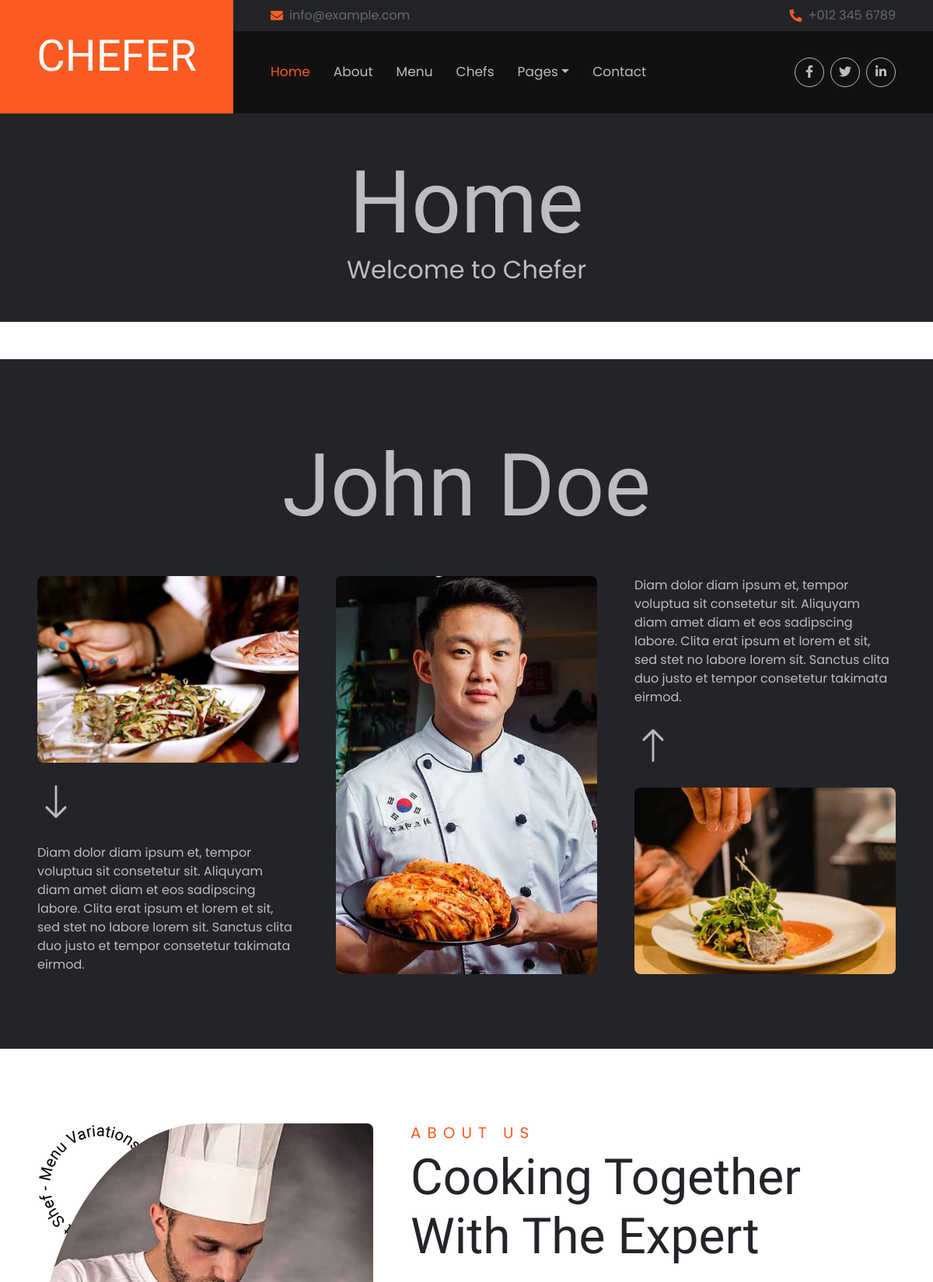
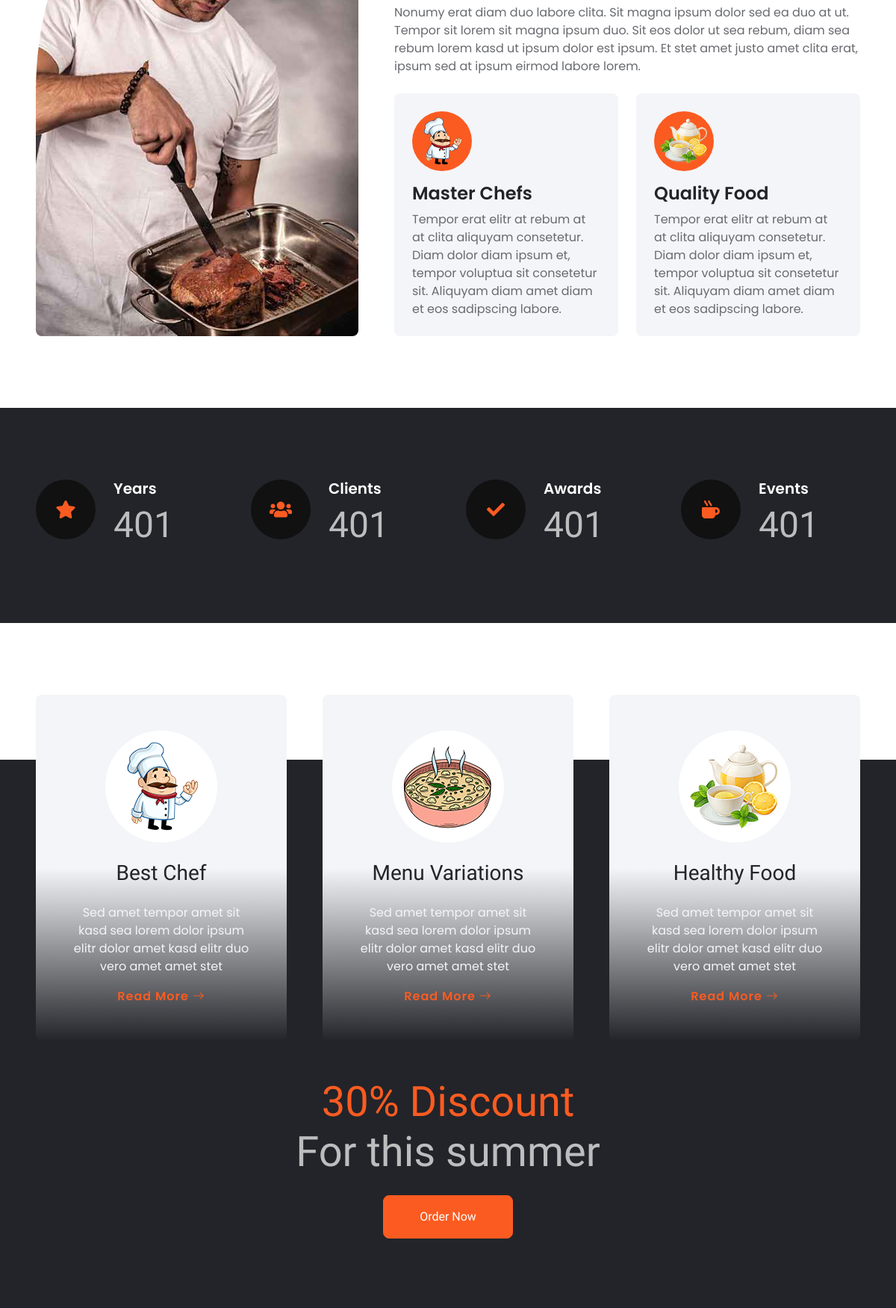
The page / (upper part) on the database its author committed (2 pictures, top to bottom).
### core/models.py (models this page shows, shortened)
class Feature(models.Model):
    title = models.CharField(max_length=100)
    description = models.TextField()
    image = models.ImageField(upload_to='features/')
    link = models.URLField(blank=True, null=True)
    discount_title = models.CharField(max_length=200, blank=True, null=True)
    discount = models.IntegerField(blank=True, null=True)

### core/views.py (the view)
# urls.py: path('', index, name='index'),
def index(request):
    features = get_cached_data(Feature, 'features')
    testimonials = get_cached_data(Testimonial, 'testimonials')
    team_members = get_cached_data(TeamMember, 'team_members')
    menus = Menu.objects.prefetch_related('dishes').all()
    blog_posts = get_cached_data(BlogPost, 'blog_posts', limit=3)
    chefs = get_cached_data(Chef, 'chefs')
    categories = get_cached_data(Category, 'categories')
    context = {
        'features': features,
        'testimonials': testimonials,
        'team_members': team_members,
        'menus': menus,
        'blog_posts': blog_posts,
        'chefs': chefs,
        'categories': categories,
        'page_title': 'Home',
        'page_subtitle': 'Welcome to Chefer',
    }
    return render(request, 'index.html', context)

### core/context_processors.py (called while the page is built)
def instagram_context(request):
    instagram_images = InstagramImage.objects.all()[:8]
    instagram_link = "https://www.instagram.com/"
    return {
        'instagram_images': instagram_images,
        'instagram_link': instagram_link,
    }

### core/views.py (called while the page is built)
def get_cached_data(model_class, cache_key, limit=None, **kwargs):
    full_cache_key = f"{cache_key}_{limit}" if limit else cache_key
    data = cache.get(full_cache_key)
    if not data:
        data = model_class.objects.filter(**kwargs)
        if limit:
            data = data[:limit]
        cache.set(full_cache_key, data, 60 * 15)  # Кэш на 15 минут
    return data

### core/templates/index.html (shortened to what this page needs)
{% extends "base.html" %}
{% load static %}
{% block content %}
    <section class="container-fluid p-5 mb-5 bg-dark text-secondary">
        <div class="row g-5 py-5">
            <div class="col-12 wow fadeIn" data-wow-delay="0.1s">
                <h1 class="display-1 text-secondary text-center mb-0">John Doe</h1>
            </div>
            <div class="col-lg-4 wow fadeIn" data-wow-delay="0.1s">
                <img class="img-fluid rounded mb-3" src="{% static 'img/hero-2.jpg' %}">
                <p>
                    <i class="bi bi-arrow-down animate-up-down" style="font-size: 3rem;"></i>
                </p>
                <p class="mb-0">
                    Diam dolor diam ipsum et, tempor voluptua sit consetetur sit. Aliquyam diam amet diam et eos
                    sadipscing labore. Clita erat ipsum et lorem et sit, sed stet no labore lorem sit. Sanctus clita duo
                    justo et tempor consetetur takimata eirmod.
                </p>
            </div>
            <div class="col-lg-4 wow fadeIn" data-wow-delay="0.3s" style="min-height: 500px;">
                <div class="position-relative h-100">
                    <img class="position-absolute w-100 h-100 rounded" src="{% static 'img/hero-1.jpg' %}" style="object-fit: cover;">
                </div>
            </div>
            <div class="col-lg-4 wow fadeIn" data-wow-delay="0.5s">
                <p>
                    Diam dolor diam ipsum et, tempor voluptua sit consetetur sit. Aliquyam diam amet diam et eos
                    sadipscing labore. Clita erat ipsum et lorem et sit, sed stet no labore lorem sit. Sanctus clita duo
                    justo et tempor consetetur takimata eirmod.
                </p>
                <p>
                    <i class="bi bi-arrow-up animate-up-down" style="font-size: 3rem;"></i>
                </p>
                <img class="img-fluid rounded" src="{% static 'img/hero-3.jpg' %}">
            </div>
        </div>
    </section>
    <section class="container-fluid p-5">
        <div class="row gx-5">
            <div class="col-lg-5 mb-5 mb-lg-0 wow fadeIn" data-wow-delay="0.1s" style="min-height: 500px;">
                <div class="position-relative h-100">
                    <div class="position-absolute top-0 start-0 animate-rotate"
                        style="width: 160px; height: 160px;">
                    </div>
                    <img class="position-absolute w-100 h-100 rounded-circle rounded-bottom rounded-end"
                        src="{% static 'img/about.jpg' %}" style="object-fit: cover;">
                </div>
            </div>
            <div class="col-lg-7">
                <div class="mb-4 wow fadeIn" data-wow-delay="0.2s">
                    <h5 class="section-title">About Us</h5>
                    <h1 class="display-3 mb-0">Cooking Together With The Expert</h1>
                </div>
                <p class="mb-4 wow fadeIn" data-wow-delay="0.3s">Nonumy erat diam duo labore clita. Sit magna ipsum dolor sed ea duo at ut. Tempor sit
                    lorem sit magna ipsum duo. Sit eos dolor ut sea rebum, diam sea rebum lorem kasd ut ipsum dolor est
                    ipsum. Et stet amet justo amet clita erat, ipsum sed at ipsum eirmod labore lorem.</p>
                <div class="row">
                    <div class="col-sm-6 wow fadeIn" data-wow-delay="0.4s">
                        <div class="bg-light rounded p-4">
                            <img class="img-fluid bg-primary rounded-circle mb-3" src="{% static 'img/feature-1.png' %}" style="width: 80px; height: 80px;">
                            <h4>Master Chefs</h4>
                            <p class="mb-0">Tempor erat elitr at rebum at at clita aliquyam consetetur. Diam dolor diam
                                ipsum et, tempor voluptua sit consetetur sit. Aliquyam diam amet diam et eos sadipscing
                                labore.</p>
                        </div>
                    </div>
                    <div class="col-sm-6 wow fadeIn" data-wow-delay="0.5s">
                        <div class="bg-light rounded p-4">
                            <img class="img-fluid bg-primary rounded-circle mb-3" src="{% static 'img/feature-3.png' %}" style="width: 80px; height: 80px;">
                            <h4>Quality Food</h4>
                            <p class="mb-0">Tempor erat elitr at rebum at at clita aliquyam consetetur. Diam dolor diam
                                ipsum et, tempor voluptua sit consetetur sit. Aliquyam diam amet diam et eos sadipscing
                                labore.</p>
                        </div>
                    </div>
                </div>
            </div>
        </div>
    </section>
    <section class="container-fluid bg-dark facts p-5 my-5">
        <div class="row gx-5 gy-4 py-5">
            <div class="col-lg-3 col-md-6 wow fadeIn" data-wow-delay="0.1s">
                <div class="d-flex">
                    <div class="rounded-circle d-flex align-items-center justify-content-center mb-3"
                        style="width: 80px; height: 80px; background: #111111;">
                        <i class="fa fa-star fs-4 text-primary"></i>
                    </div>
                    <div class="ps-4">
                        <h5 class="text-white">Years</h5>
                        <h1 class="display-5 text-secondary mb-0" data-toggle="counter-up">1234</h1>
                    </div>
                </div>
            </div>
            <div class="col-lg-3 col-md-6 wow fadeIn" data-wow-delay="0.2s">
                <div class="d-flex">
                    <div class="rounded-circle d-flex align-items-center justify-content-center mb-3"
                        style="width: 80px; height: 80px; background: #111111;">
                        <i class="fa fa-users fs-4 text-primary"></i>
                    </div>
                    <div class="ps-4">
                        <h5 class="text-white">Clients</h5>
                        <h1 class="display-5 text-secondary mb-0" data-toggle="counter-up">1234</h1>
                    </div>
                </div>
            </div>
            <div class="col-lg-3 col-md-6 wow fadeIn" data-wow-delay="0.3s">
                <div class="d-flex">
                    <div class="rounded-circle d-flex align-items-center justify-content-center mb-3"
                        style="width: 80px; height: 80px; background: #111111;">
                        <i class="fa fa-check fs-4 text-primary"></i>
                    </div>
                    <div class="ps-4">
                        <h5 class="text-white">Awards</h5>
                        <h1 class="display-5 text-secondary mb-0" data-toggle="counter-up">1234</h1>
                    </div>
                </div>
            </div>
            <div class="col-lg-3 col-md-6 wow fadeIn" data-wow-delay="0.4s">
                <div class="d-flex">
                    <div class="rounded-circle d-flex align-items-center justify-content-center mb-3"
                        style="width: 80px; height: 80px; background: #111111;">
                        <i class="fa fa-mug-hot fs-4 text-primary"></i>
                    </div>
                    <div class="ps-4">
                        <h5 class="text-white">Events</h5>
                        <h1 class="display-5 text-secondary mb-0" data-toggle="counter-up">1234</h1>
                    </div>
                </div>
            </div>
        </div>
    </section>
    {% include "includes/feature_part.html" %}
    {% include "includes/menu_part.html" %}
{% endblock content%}

### core/templates/includes/feature_part.html
{% load static %}
<div class="container-fluid feature position-relative p-5 pb-0 mt-5">
    <div class="row g-5 gb-5">
        {% for feature in features %}
        <div class="col-lg-4 col-md-6 wow fadeIn" data-wow-delay="0.{{ forloop.counter }}s">
            <div class="feature-item rounded text-center p-5">
                <img class="img-fluid bg-white rounded-circle" src="{{ feature.image.url }}" style="width: 150px; height: 150px;">
                <h3 class="my-4">{{ feature.title }}</h3>
                <p class="text-light">{{ feature.description }}</p>
                <a class="font-body" style="letter-spacing: 1px;" href="{% url 'feature_detail' feature.id %}">Read More <i class="bi bi-arrow-right"></i></a>
            </div>
        </div>
        {% endfor %}
        <div class="col-lg-12 col-md-6 text-center wow fadeIn" data-wow-delay="0.1s">
        {% if features.first.discount_title and features.first.discount %}
        <h1 class="display-4 text-secondary mb-4">
            <span class="text-primary">{{ features.first.discount|floatformat:0 }}% Discount</span><br>
            {{ features.first.discount_title }}
        </h1>
        {% endif %}
        {% if features.first.link %}
            <a href="{{ features.first.link }}" class="btn btn-primary py-3 px-5">Order Now</a>
        {% else %}
            <a href="#" class="btn btn-primary py-3 px-5">Order Now</a>
        {% endif %}
    </div>
</div>

### static/css/style.css (style rules this page uses)
h1, h2, h3, .font-heading { font-family: "Emblema One", system-ui; font-weight: 400; font-style: normal; }
h4, h5, h6, .font-body { font-family: "Poppins", sans-serif; font-weight: 600; font-style: normal; }
@media (min-width: 992px) { .display-1 { font-size: 7rem; } }
.btn { font-family: "Emblema One", system-ui; transition: .5s; }
.btn-primary { color: #FFFFFF; }
.section-title { color: var(--bs-primary); font-weight: 400; text-transform: uppercase; letter-spacing: .5rem; }
.animate-up-down { position: relative; animation: animateUpDown 1s ease infinite; }
.animate-rotate { position: absolute; animation: animateRotate 8s linear infinite; }
.feature { margin-bottom: 135px; }
.feature::after { position: absolute; content: ""; width: 100%; height: calc(100% - 45px); top: 135px; left: 0; background: var(--bs-dark); z-index: -1; }
.feature .feature-item { background: linear-gradient(var(--bs-light) 50%, var(--bs-dark)); }

### rows shown on the page
Feature: image (picture), title "Best Chef", description "Sed amet tempor amet sit kasd sea lorem dolor ipsum elitr dolor amet kasd elitr duo vero amet amet stet", first.discount "30", first.discount_title "For this summer"
Feature: image (picture), title "Menu Variations", description "Sed amet tempor amet sit kasd sea lorem dolor ipsum elitr dolor amet kasd elitr duo vero amet amet stet"
Feature: image (picture), title "Healthy Food", description "Sed amet tempor amet sit kasd sea lorem dolor ipsum elitr dolor amet kasd elitr duo vero amet amet stet"

### other values the page prints
{{ page_title }} "Home"
{{ page_subtitle }} "Welcome to Chefer"
